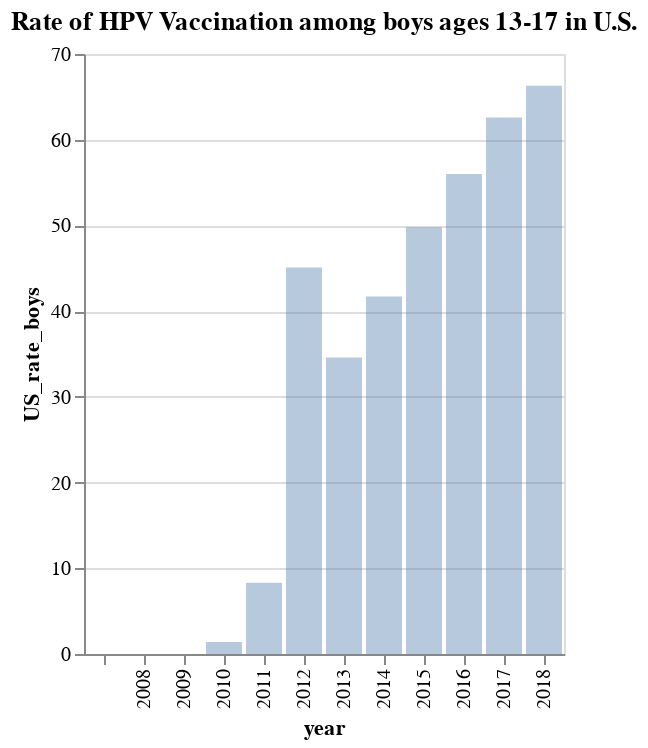

Here is the notebook cell this chart was saved with:
### Code cell
alt.Chart(year).mark_bar().encode(
    x = 'year',
    y = alt.Y('US_rate_boys:Q', sort="-x"),
).configure_mark(
    opacity=0.4
).properties(title ='Rate of HPV Vaccination among boys ages 13-17 in U.S.')

### Figure 1 — Vega-Lite specification as saved in the notebook (floating-point values rounded to 4 significant figures)
{"config": {"view": {"continuousWidth": 400, "continuousHeight": 300}, "mark": {"opacity": 0.4}}, "data": {"name": "data-67be2015b380608b90f5bdcb28fa7ecc"}, "mark": "bar", "encoding": {"x": {"type": "nominal", "field": "year"}, "y": {"type": "quantitative", "field": "US_rate_boys", "sort": "-x"}}, "title": "Rate of HPV Vaccination among boys ages 13-17 in U.S.", "$schema": "https://vega.github.io/schema/vega-lite/v4.8.1.json", "datasets": {"data-67be2015b380608b90f5bdcb28fa7ecc": [{"year": 2008.0, "missouri_rate_girls": 31.6, "missouri_rate_boys": "", "US_rate_girls": 37.2, "US_rate_boys": ""}, {"year": 2009.0, "missouri_rate_girls": 32.7, "missouri_rate_boys": "", "US_rate_girls": 44.3, "US_rate_boys": ""}, {"year": 2010.0, "missouri_rate_girls": 41.4, "missouri_rate_boys": "", "US_rate_girls": 48.7, "US_rate_boys": 1.4}, {"year": 2011.0, "missouri_rate_girls": 49.5, "missouri_rate_boys": "", "US_rate_girls": 53.0, "US_rate_boys": 8.3}, {"year": 2012.0, "missouri_rate_girls": 51.6, "missouri_rate_boys": "", "US_rate_girls": 53.8, "US_rate_boys": 45.1}, {"year": 2013.0, "missouri_rate_girls": 46.1, "missouri_rate_boys": 20.5, "US_rate_girls": 57.3, "US_rate_boys": 34.6}, {"year": 2014.0, "missouri_rate_girls": 47.5, "missouri_rate_boys": 27.9, "US_rate_girls": 60.0, "US_rate_boys": 41.7}, {"year": 2015.0, "missouri_rate_girls": 59.3, "missouri_rate_boys": 44.7, "US_rate_girls": 62.8, "US_rate_boys": 49.8}, {"year": 2016.0, "missouri_rate_girls": 55.0, "missouri_rate_boys": 48.3, "US_rate_girls": 65.1, "US_rate_boys": 56.0}, {"year": 2017.0, "missouri_rate_girls": 62.7, "missouri_rate_boys": 53.1, "US_rate_girls": 68.6, "US_rate_boys": 62.6}, {"year": 2018.0, "missouri_rate_girls": 67.0, "missouri_rate_boys": 56.4, "US_rate_girls": 69.9, "US_rate_boys": 66.3}, {"year": "", "missouri_rate_girls": "", "missouri_rate_boys": "", "US_rate_girls": "", "US_rate_boys": ""}]}}
